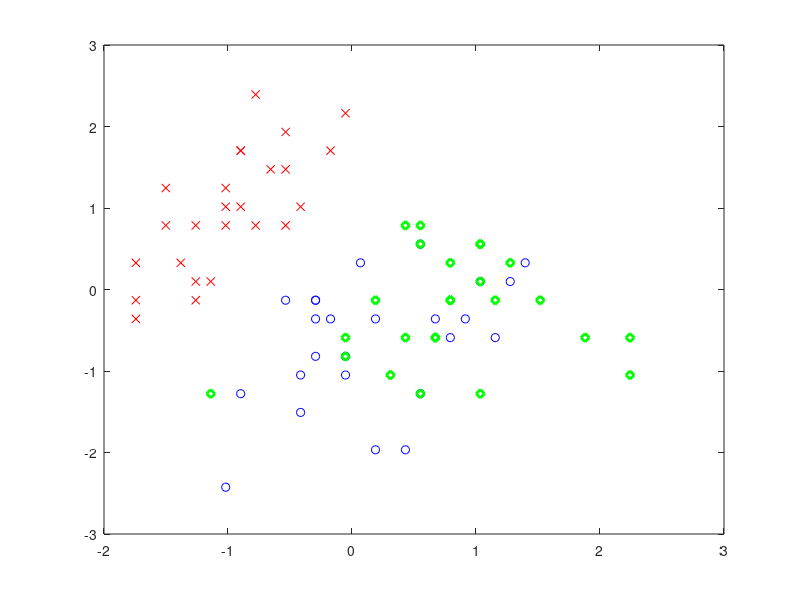

The MATLAB source for this figure: (Note: this script raises an error after producing the figure.)
%% Cell 1
load fisheriris;
[~,~,Y] = unique(species);
meas = zscore(meas);
Xtr = meas(1:2:end,:); Ytr = Y(1:2:end); 
Xte = meas(2:2:end,:); Yte = Y(2:2:end); d1 = 1; d2 = 2;
%Plot each flower, colored by their species.
figure(1); clf; plot(Xtr(Ytr==1,d1),Xtr(Ytr==1,d2),'rx',Xtr(Ytr==2,d1),Xtr(Ytr==2,d2),'bo',Xtr(Ytr==3,d1),Xtr(Ytr==3,d2),'gd','linewidth',2);
Xtr = Xtr(:,[d1,d2]);
Xte = Xte(:,[d1,d2]);

%% Cell 2. Try to classify with MaxEnt.
lx=-2.5:0.05:2.5;
[LX1,LX2]=meshgrid(lx,lx);                      %Generate a list of every single condition in order to plot the classification space.
LX=[LX1(:),LX2(:)];
w0 = zeros(3,size(Xtr,2)+1);                    %Initial weights to start search.
options = optimset('GradObj','on');
f    = @(W) util_lrlik_multi2(Ytr,Xtr,W,0.01);
w = fminunc(f, w0, options);                    %Use gradient to get the best weights.
util_lrVizMulti(lx,LX,w,Xtr,Ytr,2);             %Visualise the space by coloring the background.
[~,predTr] = util_lrclass_multi(Xtr,w);         %Run the classifier on the train data.
[~,predTe] = util_lrclass_multi(Xte,w);         %Run the classifier on the test data.
fprintf(1,'LR Train acc: %1.2f\n', sum(Ytr==predTr)/numel(Ytr)); %Compute fraction of correctly classified train instances.
fprintf(1,'LR Test acc: %1.2f\n', sum(Yte==predTe)/numel(Yte));  %Compute fraction of correctly classified test instances.


%% Cell 3. Suppose in location A, the class balance is different.
N = numel(Ytr);
idx = (Ytr==1 | Ytr==2) | ((Ytr==3)&(mod((1:N)',5)==0));    % Reduce frequency of third flower type x5.
YtrA = Ytr(idx);
XtrA = Xtr(idx,:);
YteA = Yte(idx);
XteA = Xte(idx,:);
W = zeros(3,size(Xtr,2)+1);                              %Initial weights to start search.
f = @(W) util_lrlik_multi2(YtrA,XtrA,W,0.01);            % Train the classifier for this country.
w = fminunc(f, w0, options);
util_lrVizMulti(lx,LX,w,XtrA,YtrA,2);
[~,predTrA] = util_lrclass_multi(XtrA,w);
[~,predTeA] = util_lrclass_multi(XteA,w);
fprintf(1,'Train acc: %1.2f\n', sum(YtrA==predTrA)/numel(YtrA));
fprintf(1,'Test acc: %1.2f\n', sum(YteA==predTeA)/numel(YteA));


%% Cell 4. Now suppose apply LR model to location B with different class balance.
N = numel(Ytr);
idx = (Ytr==1 | Ytr==3) | ((Ytr==2)&(mod((1:N)',4)==0));
YtrB = Ytr(idx);
XtrB = Xtr(idx,:);
YteB = Yte(idx);
XteB = Xte(idx,:);
util_lrVizMulti(lx,LX,w,XtrB,YtrB,2);

[~,predTrB] = util_lrclass_multi(XtrB,w); fprintf(1,'Train acc: %1.2f\n', sum(YtrB==predTrB)/numel(YtrB));
[~,predTeB] = util_lrclass_multi(XteB,w);  fprintf(1,'Test acc: %1.2f\n', sum(YteB==predTeB)/numel(YteB));


%% Cell 5. Train Naive Byes Classifier in country A. 
nb = NaiveBayes.fit(XtrA, YtrA);
pTr = nb.posterior(XtrA); [~,predTrA] = max(pTr,[],2); fprintf(1,'Train acc: %1.2f\n', sum(YtrA==predTrA)/numel(YtrA));
pTe = nb.posterior(XteA); [~,predTeA] = max(pTe,[],2); fprintf(1,'Test  acc: %1.2f\n', sum(YteA==predTeA)/numel(YteA));
util_nbVizMulti(lx,LX,nb,XtrA,YtrA,2);
M = confusionmat(YteA, predTeA)

%% Cell 6. Tell Naive bayes to use a uniform prior.
%S.prob = [INSERTME]; S.group = [1, 2, 3];
%nb = NaiveBayes.fit(XtrA, YtrA, 'Prior', S);
% nb = fitcnb(XtrA,YtrA);  nb.Prior([INSERTME])
pTr = nb.posterior(XtrA); [~,predTrA] = max(pTr,[],2); fprintf(1,'Train acc: %1.2f\n', sum(YtrA==predTrA)/numel(YtrA));
pTe = nb.posterior(XteA); [~,predTeA] = max(pTe,[],2); fprintf(1,'Test  acc: %1.2f\n', sum(YteA==predTeA)/numel(YteA));
util_nbVizMulti(lx,LX,nb,XtrA,YtrA,2);
M = confusionmat(YteA, predTeA)

%% Cell 7. Apply NB from country A to country B.
%S.prob = [INSERTME]; S.group = [1, 2, 3];
nb = NaiveBayes.fit(XtrA, YtrA, 'Prior', S); %Train for country A.
pTr = nb.posterior(XtrB); [~,predTrB] = max(pTr,[],2); fprintf(1,'Train acc: %1.2f\n', sum(YtrB==predTrB)/numel(YtrB)); %Apply to country B.
pTe = nb.posterior(XteB); [~,predTeB] = max(pTe,[],2); fprintf(1,'Test  acc: %1.2f\n', sum(YteB==predTeB)/numel(YteB)); %Apply to country B.
util_nbVizMulti(lx,LX,nb,XtrB,YtrB,2);
M = confusionmat(YteB, predTeB)
